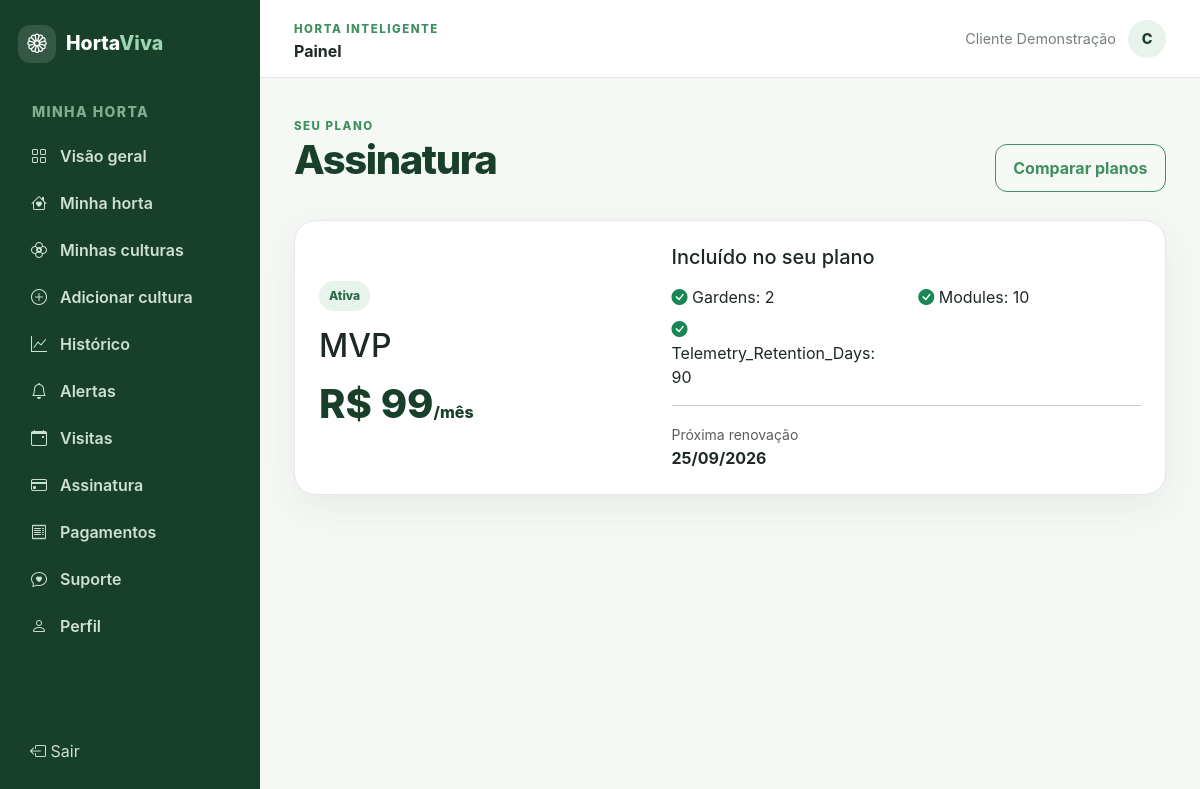
The app's page /app/subscription/ (signed in) with its own data.
### accounts/models.py (models this page shows, shortened)
class User(AbstractUser):
    username = None
    email = models.EmailField(unique=True)
    full_name = models.CharField(max_length=180)
    phone = models.CharField(max_length=30, blank=True)
    USERNAME_FIELD = "email"
    REQUIRED_FIELDS = []
    objects = UserManager()

### subscriptions/models.py (models this page shows, shortened)
class Subscription(BaseModel):
    class Status(models.TextChoices):
        TRIALING = "trialing", "Em teste"
        ACTIVE = "active", "Ativa"
        PAST_DUE = "past_due", "Pagamento atrasado"
        SUSPENDED = "suspended", "Suspensa"
        CANCELED = "canceled", "Cancelada"
    organization = models.ForeignKey(Organization, on_delete=models.PROTECT, related_name="subscriptions")
    plan_version = models.ForeignKey(PlanVersion, on_delete=models.PROTECT, related_name="subscriptions")
    status = models.CharField(max_length=20, choices=Status.choices, default=Status.TRIALING)
    current_period_start = models.DateTimeField()
    current_period_end = models.DateTimeField()
    canceled_at = models.DateTimeField(null=True, blank=True)
    provider = models.CharField(max_length=40, blank=True)
    provider_reference = models.CharField(max_length=120, blank=True)
    class Meta:
        indexes = [models.Index(fields=["organization", "status"])]

class PlanVersion(BaseModel):
    plan = models.ForeignKey(Plan, on_delete=models.PROTECT, related_name="versions")
    version = models.PositiveIntegerField()
    price_cents = models.PositiveIntegerField()
    currency = models.CharField(max_length=3, default="BRL")
    billing_interval_months = models.PositiveSmallIntegerField(default=1)
    effective_from = models.DateTimeField()
    retired_at = models.DateTimeField(null=True, blank=True)
    class Meta:
        constraints = [models.UniqueConstraint(fields=["plan", "version"], name="uniq_plan_version")]

class Plan(BaseModel):
    name = models.CharField(max_length=100)
    code = models.SlugField(unique=True)
    description = models.TextField(blank=True)
    is_active = models.BooleanField(default=True)

class PlanFeature(BaseModel):
    plan_version = models.ForeignKey(PlanVersion, on_delete=models.CASCADE, related_name="features")
    key = models.SlugField(max_length=80)
    enabled = models.BooleanField(default=True)
    limit = models.PositiveIntegerField(null=True, blank=True)
    class Meta:
        constraints = [models.UniqueConstraint(fields=["plan_version", "key"], name="uniq_plan_feature")]

### core/views.py (the view, shortened to what this page needs)
# urls.py: path("app/", views.customer_dashboard, name="customer-dashboard"), path("app/historico/telemetria/", views.history, name="customer-history"), path("app/dispositivo/acao/", views.device_action, name="d
@customer_required
def customer_section(request, section):
    org, gardens, devices = _customer_context(request)
    sections = {"garden": ("Minha horta", gardens.prefetch_related("module_installations__module")), "crops": ("Minhas culturas", PlantingCycle.objects.filter(module__organization=org).select_related("cultivar__crop", "module")), "alerts": ("Alertas", Alert.objects.filter(rule__organization=org).select_related("rule", "reading__channel")), "visits": ("Visitas", Visit.objects.filter(organization=org).select_related("technician", "garden")), "subscription": ("Assinatura", Subscription.objects.filter(organization=org).select_related("plan_version__plan")), "payments": ("Pagamentos", Payment.objects.filter(subscription__organization=org).select_related("subscription"))}
    if section not in sections: raise Http404
    title, objects = sections[section]
    context = {"title": title, "objects": objects, "organization": org}
    return render(request, f"customer/{section}.html", context)

### core/permissions.py (called while the page is built)
def role_required(*roles, staff_allowed=True):
    def decorator(view):
        @login_required
        @wraps(view)
        def wrapped(request, *args, **kwargs):
            membership = request.user.memberships.filter(is_active=True).select_related("organization").first()
            if staff_allowed and request.user.is_staff:
                request.membership = membership
                return view(request, *args, **kwargs)
            if not membership or membership.role not in roles:
                raise PermissionDenied
            request.membership = membership
            return view(request, *args, **kwargs)
        return wrapped
    return decorator

### core/views.py (called while the page is built)
def _customer_context(request):
    org = request.membership.organization
    return org, Garden.objects.filter(organization=org), Device.objects.filter(organization=org).prefetch_related("channels")

### templates/customer/subscription.html
{% extends 'base.html' %}{% block content %}<div class="page-header"><div><span class="eyebrow">Seu plano</span><h1>Assinatura</h1></div><a class="btn btn-outline-brand" href="{% url 'plans' %}">Comparar planos</a></div>{% for sub in objects %}<div class="content-card"><div class="row g-4 align-items-center"><div class="col-lg-5"><span class="badge-soft">{{ sub.get_status_display }}</span><h2 class="mt-3">{{ sub.plan_version.plan.name }}</h2><div class="price">R$ {{ sub.plan_version.price_cents|stringformat:'d'|slice:':-2' }}<small class="fs-6">/mês</small></div></div><div class="col-lg-7"><h5>Incluído no seu plano</h5><div class="row">{% for feature in sub.plan_version.features.all %}<div class="col-md-6 mt-2"><i class="bi bi-check-circle-fill text-success"></i> {{ feature.key|title }}{% if feature.limit %}: {{ feature.limit }}{% endif %}</div>{% endfor %}</div><hr><small class="text-muted">Próxima renovação</small><strong class="d-block">{{ sub.current_period_end|date:'d/m/Y' }}</strong></div></div></div>{% endfor %}{% endblock %}

### templates/base.html (shortened to what this page needs)
{% load static %}<!doctype html>
<html lang="pt-br"><head><meta charset="utf-8"><meta name="viewport" content="width=device-width,initial-scale=1">
<link href="https://cdn.jsdelivr.net/npm/bootstrap@5.3.3/dist/css/bootstrap.min.css" rel="stylesheet">
<link href="https://cdn.jsdelivr.net/npm/bootstrap-icons@1.11.3/font/bootstrap-icons.min.css" rel="stylesheet">
<link rel="stylesheet" href="{% static 'css/app.css' %}">{% block head %}{% endblock %}</head>
<body class="{% if '/app/' in request.path or '/operacao/' in request.path or '/gestao/' in request.path %}portal-body{% endif %}">
{% if '/app/' in request.path or '/operacao/' in request.path or '/gestao/' in request.path %}
<div class="portal-shell">{% include 'components/sidebar.html' %}<main class="portal-main"><header class="portal-topbar"><button class="btn btn-light d-lg-none" data-sidebar-toggle aria-label="Abrir menu"></button><div><span class="eyebrow">Horta Inteligente</span><strong class="d-block">{% block area_name %}Painel{% endblock %}</strong></div><div class="user-chip"><span>{{ request.user.full_name|default:request.user.email }}</span><span class="avatar">{{ request.user.full_name|default:request.user.email|slice:':1' }}</span></div></header><div class="portal-content">{% include 'components/alerts.html' %}{% block content %}{% endblock %}</div></main></div>
{% else %}{% include 'components/navbar.html' %}<main>{% include 'components/alerts.html' %}{% block public_content %}{% block content_public %}{% endblock %}{% endblock %}</main>{% include 'components/footer.html' %}{% endif %}
<script src="https://cdn.jsdelivr.net/npm/bootstrap@5.3.3/dist/js/bootstrap.bundle.min.js"></script><script src="{% static 'js/app.js' %}"></script>{% block scripts %}{% endblock %}</body></html>

### static/css/app.css (style rules this page uses)
:root { --green-dark:#173f2a;--green:#3f8f5f;--green-deep:#286a45;--green-light:#e7f3eb;--green-pale:#f0f7f2;--background:#f6f8f5;--surface:#fff;--text:#1f2923;--muted:#758079;--warning:#d99a2b;--danger:#c94a4a;--border:#e3e9e4;--radius:22px;--shadow:0 12px 38px rgba(23,63,42,.07) }
* { box-sizing:border-box }
body { font-family:Inter,ui-sans-serif,system-ui,-apple-system,"Segoe UI",sans-serif;color:var(--text);background:var(--background) }
a { text-decoration:none;color:inherit }
.btn { border-radius:12px;font-weight:700;padding:.7rem 1.1rem }
.btn-outline-brand { border:1px solid var(--green);color:var(--green) }
.eyebrow { font-size:.72rem;letter-spacing:.13em;text-transform:uppercase;color:var(--green);font-weight:800 }
.soft-card,.metric-card,.content-card { background:var(--surface);border:1px solid var(--border);border-radius:var(--radius);box-shadow:var(--shadow) }
.price { font-size:2.5rem;font-weight:800;color:var(--green-dark) }
.portal-body { overflow-x:hidden }
.portal-shell { min-height:100vh }
.portal-main { margin-left:260px;min-height:100vh }
.portal-topbar { height:78px;background:#fff;border-bottom:1px solid var(--border);display:flex;align-items:center;justify-content:space-between;padding:0 34px;position:sticky;top:0;z-index:1020 }
.portal-content { padding:34px;max-width:1500px;margin:auto }
.user-chip { display:flex;align-items:center;gap:12px;color:var(--muted);font-size:.9rem }
.avatar { width:38px;height:38px;border-radius:50%;display:grid;place-items:center;background:var(--green-light);color:var(--green-dark);font-weight:800 }
.page-header { display:flex;justify-content:space-between;gap:20px;align-items:end;margin-bottom:28px }
.page-header h1 { font-weight:800;color:var(--green-dark);letter-spacing:-.035em }
.badge-soft { display:inline-flex;align-items:center;border-radius:999px;padding:6px 10px;background:var(--green-light);color:var(--green-deep);font-size:.75rem;font-weight:800 }
.content-card { padding:24px }

### records on screen
User: user.full_name "Cliente Demonstração", user.full_name "C"
Subscription: status "Ativa", plan_version.plan.name "MVP", plan_version.price_cents "99", current_period_end "25/09/2026"
PlanFeature: key "Gardens", limit "2"
PlanFeature: key "Modules", limit "10"
PlanFeature: key "Telemetry_Retention_Days", limit "90"
